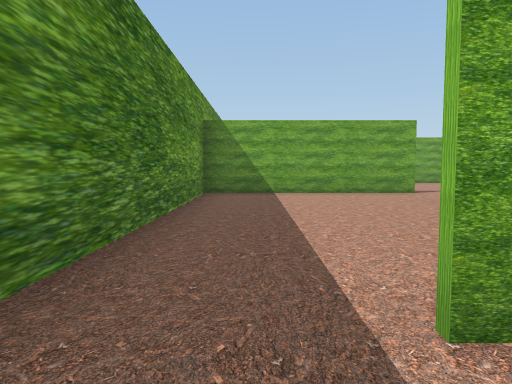
[1] (above)

24 first-person views from a walk through a 3-D level made in the Unity game engine. The camera is 1.5 m above the floor, tilts 4° down and sees 70° across. The floor is counted in squares, 2.4 m on a side. Each view is taken from the middle of a square. On the plan, view 1 faces up. The plan holds only what a view shows up to about 10 squares ahead; the rest is blank. The place goes on beyond the plan. The player character is not drawn.

[2]
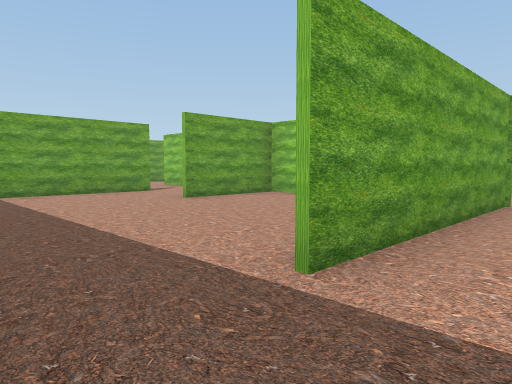

[3]
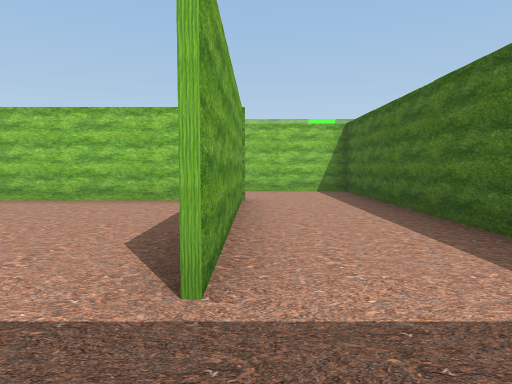

[4]
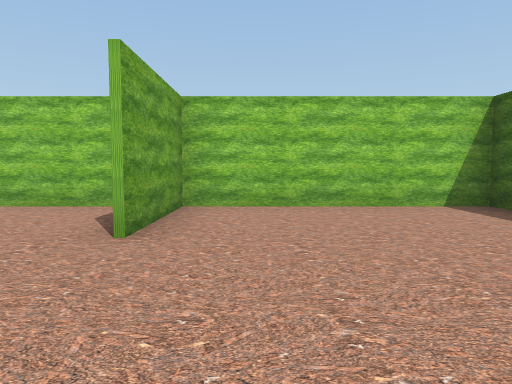

[5]
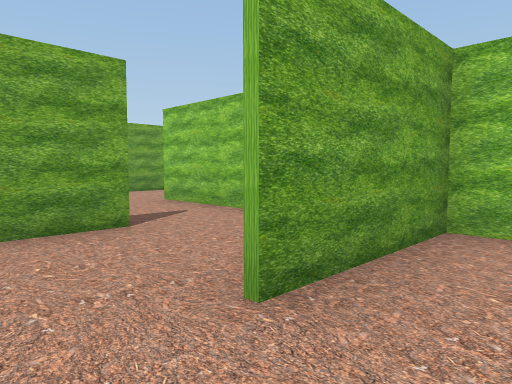

[6]
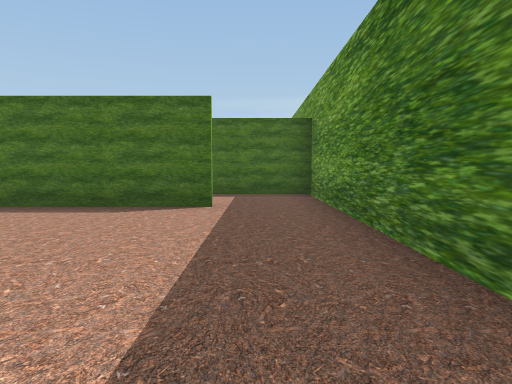

[7]
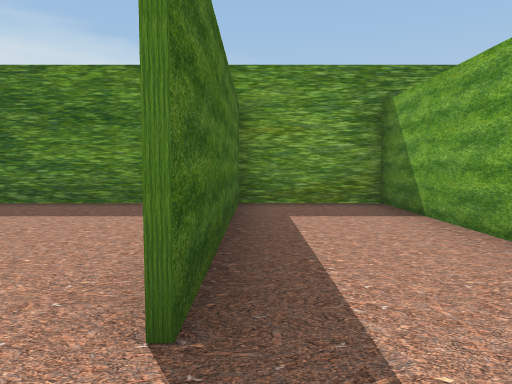

[8]
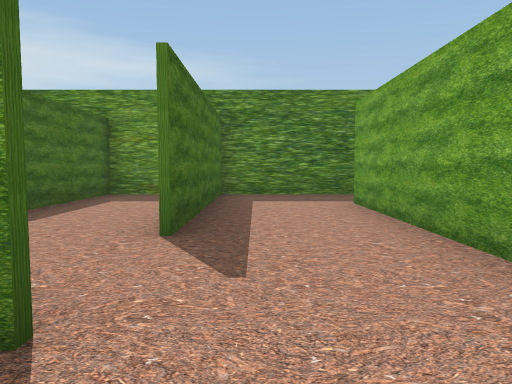

[9]
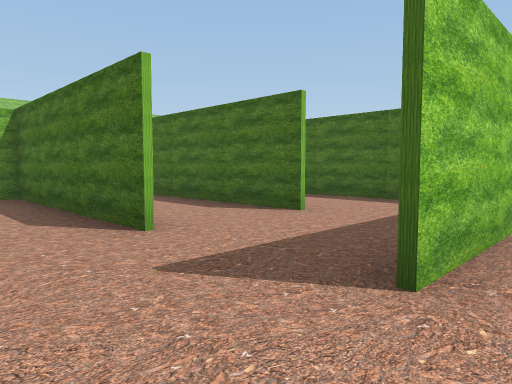

[10]
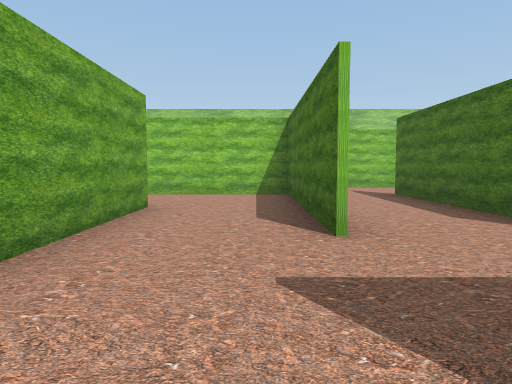

[11]
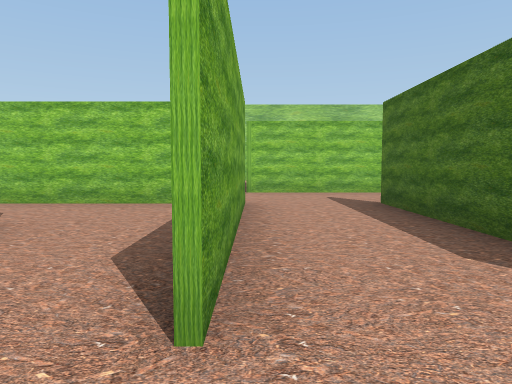

[12]
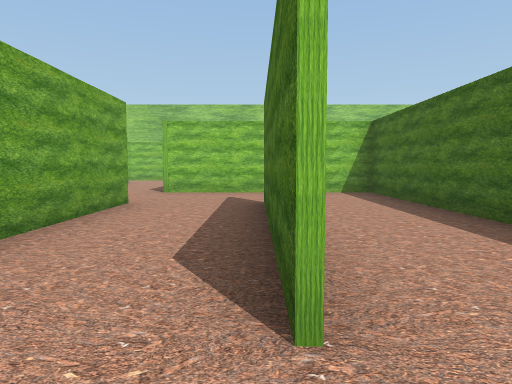

[13]
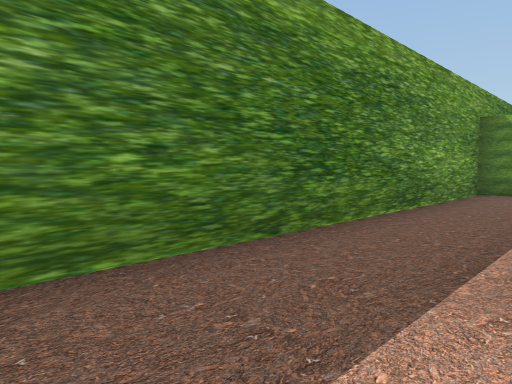

[14]
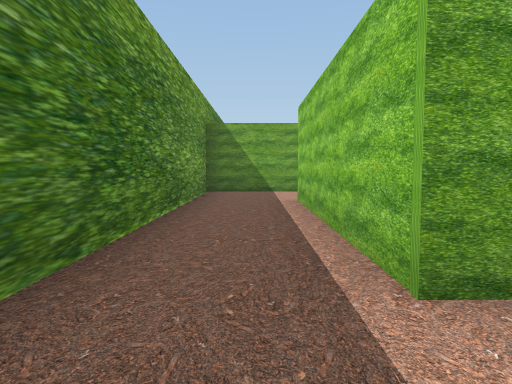

[15]
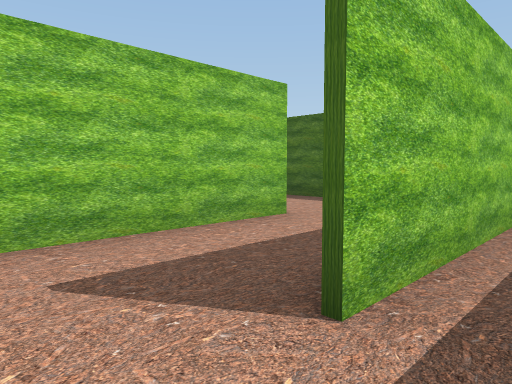

[16]
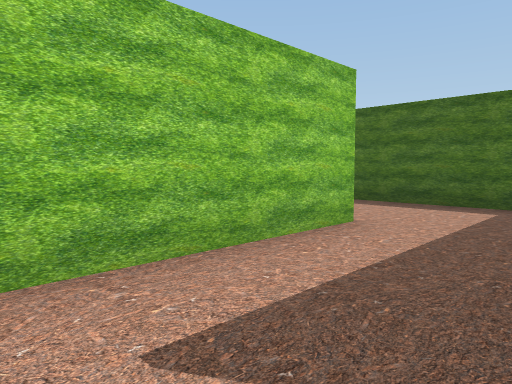

[17]
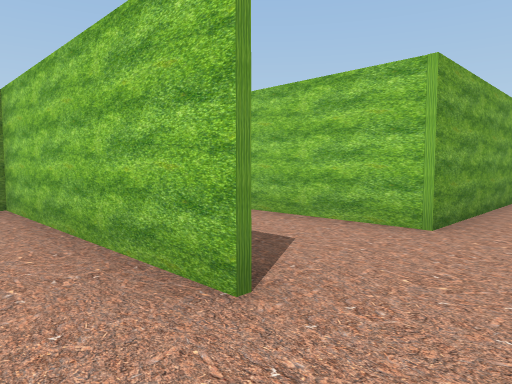

[18]
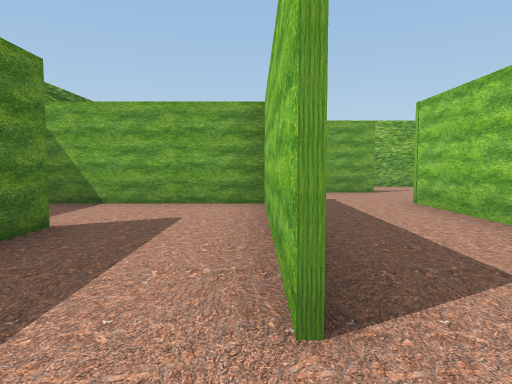

[19]
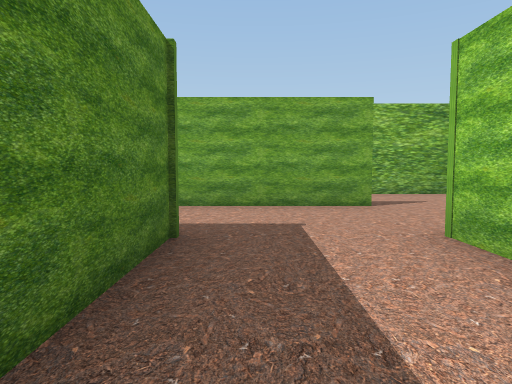

[20]
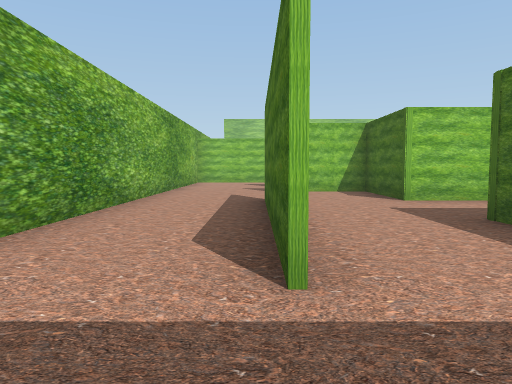

[21]
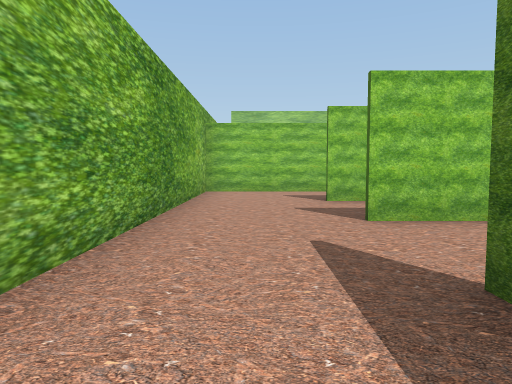

[22]
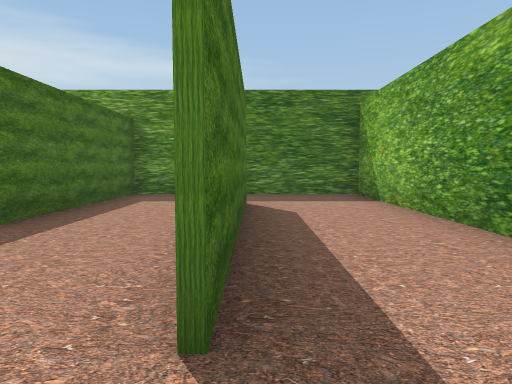

[23]
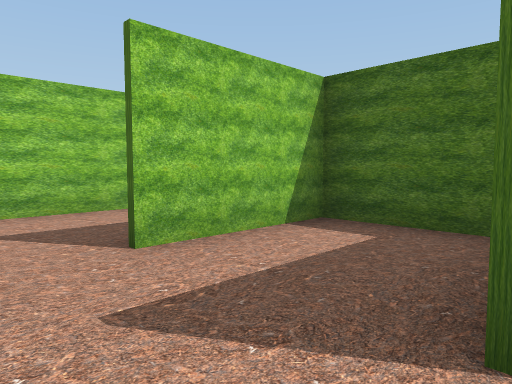

[24]
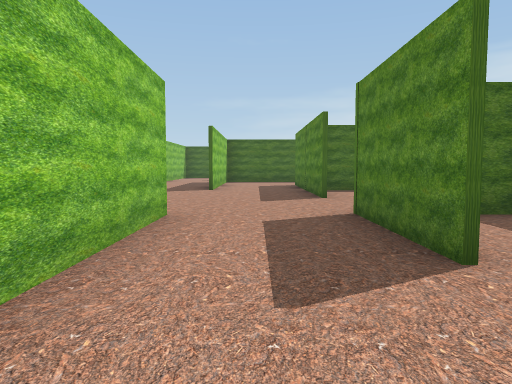

### Floor plan
Key: @ floor where view 1 was taken; # wall or solid block; x gap in a wall; . floor.
Columns run from 2 left of view 1 to 16 right of it. Each row starts with its distance up from view 1.
 27  x##############
 26 #..............#
 25 #..............#
 24 #..#####.......#
 23 # ........#..#.#
 22 #.........#..#.#
 21 ######..######..
 20 #....#..#   ....
 19 #....#..#   .....
 18 #..#.#..#   .#...
 17 #..#.#..#   .#...
 16 #..#....######.#.
 15 #..#....     #.#
 14 #..###########.#
 13 #..............#
 12 #..............# ..
 11 ######..#..#####..#
 10 #.......#.........#
  9 ######..#..#####..#
  8 #.......#.........#
  7 #.......# ........#
  6 #.....#############
  5 #.......#
  4 #.......#
  3 #.......#
  2 #.......#
  1 #..######.#
  0 #.@.......#
 -1 ###########

Where each view was taken, in squares from view 1:
view 1: 0 up, 0 right, facing up
view 2: 0 up, 1 left, facing up-right
view 3: 1 up, 1 left, facing right
view 4: 5 up, 0 right, facing right
view 5: 5 up, 2 right, facing up-right
view 6: 7 up, 0 right, facing down
view 7: 9 up, 5 right, facing left
view 8: 12 up, 7 right, facing left
view 9: 13 up, 5 right, facing down-right
view 10: 12 up, 5 right, facing right
view 11: 11 up, 7 right, facing right
view 12: 9 up, 7 right, facing right
view 13: 12 up, 1 right, facing up-left
view 14: 12 up, 0 right, facing up
view 15: 20 up, 0 right, facing down-right
view 16: 20 up, 1 right, facing down-right
view 17: 15 up, 2 right, facing up-right
view 18: 15 up, 3 right, facing up
view 19: 18 up, 4 right, facing up
view 20: 24 up, 1 left, facing right
view 21: 25 up, 4 right, facing right
view 22: 24 up, 7 right, facing left
view 23: 25 up, 8 right, facing down-right
view 24: 26 up, 12 right, facing down
